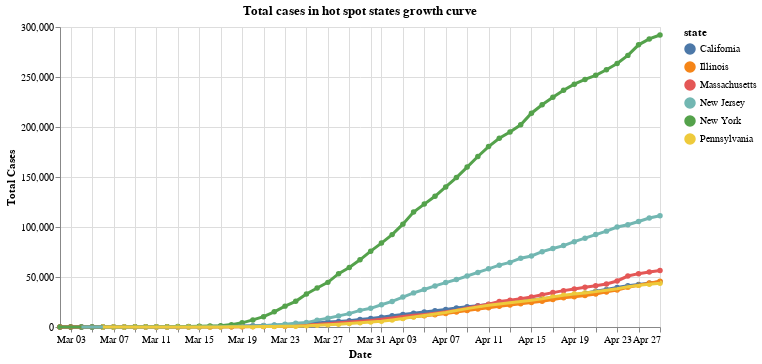

Notebook code for this chart:
### Markdown cell above
## 5 - Examining case growth curves in "hot spot" states
We defined 'hot spot' states as those who make up more than 4% of the country's cases on the latest date recorded

### Code cell
us_states['date'] = pd.to_datetime(us_states['date'], format="%Y/%m/%d")

recent_cases = us_states[us_states['date']>"2020-03-1"]
hotspot_threshold=total_cases*.04

states_slow_growth = recent_cases[recent_cases['date']==latest_date]
states_slow_growth = states_slow_growth[states_slow_growth['cases']<hotspot_threshold]
states_slow_growth= states_slow_growth["state"]
recent_cases_hot_spot = recent_cases[~recent_cases.state.isin(states_slow_growth)]

scales = alt.selection_interval(bind='scales')
highlight = alt.selection(type='single', on='mouseover', fields=['state'], nearest=True)

base = alt.Chart(recent_cases_hot_spot).mark_line(point=True).encode(
    y=alt.Y('cases:Q', axis=alt.Axis(title='Total Cases')),
#     x='date:T',
    x=alt.X('date:T', axis=alt.Axis(format='%b %d', title='Date')),
#     y='cases:Q',
    color='state:N',
    tooltip=['state', 'cases', 'date']
)


points = base.mark_circle().encode(
    opacity=alt.value(1)
).add_selection(
    highlight
).properties(
    width=600,
    title='Total cases in hot spot states growth curve'
)


lines = base.mark_line().encode(
    size=alt.condition(~highlight, alt.value(1.25), alt.value(3))
)

display(points + lines)

### Figure 1 — Vega-Lite specification as saved in the notebook (floating-point values rounded to 4 significant figures; data arrays with more than 128 entries replaced by an {"elided": "..."} marker saying what was removed)
{"config": {"view": {"continuousWidth": 400, "continuousHeight": 300}}, "layer": [{"mark": "circle", "encoding": {"color": {"type": "nominal", "field": "state"}, "opacity": {"value": 1}, "tooltip": [{"type": "nominal", "field": "state"}, {"type": "quantitative", "field": "cases"}, {"type": "temporal", "field": "date"}], "x": {"type": "temporal", "axis": {"format": "%b %d", "title": "Date"}, "field": "date"}, "y": {"type": "quantitative", "axis": {"title": "Total Cases"}, "field": "cases"}}, "selection": {"selector002": {"type": "single", "on": "mouseover", "fields": ["state"], "nearest": true}}, "title": "Total cases in hot spot states growth curve", "width": 600}, {"mark": "line", "encoding": {"color": {"type": "nominal", "field": "state"}, "size": {"condition": {"value": 1.25, "selection": {"not": "selector002"}}, "value": 3}, "tooltip": [{"type": "nominal", "field": "state"}, {"type": "quantitative", "field": "cases"}, {"type": "temporal", "field": "date"}], "x": {"type": "temporal", "axis": {"format": "%b %d", "title": "Date"}, "field": "date"}, "y": {"type": "quantitative", "axis": {"title": "Total Cases"}, "field": "cases"}}}], "data": {"name": "data-c16ecef9e0238780167ff770b1d410ce"}, "$schema": "https://vega.github.io/schema/vega-lite/v4.8.1.json", "datasets": {"data-c16ecef9e0238780167ff770b1d410ce": {"elided": "336 records"}}}
